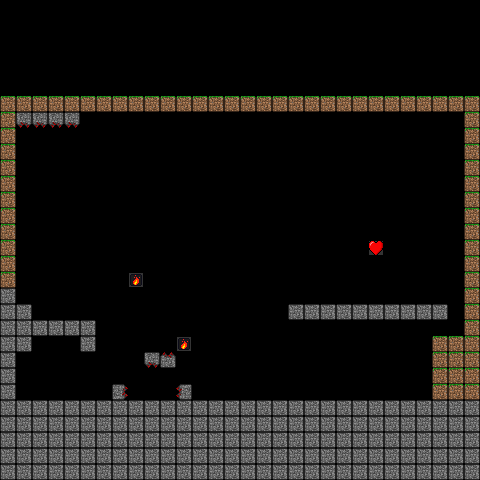

The image is a tile-based game level rendered from a .tmx file. Its description and source (layers, tilesets, objects; grid data summarised) follow:
An orthogonal 30x30 tile map with 16x16 px tiles, 1 tile layer (blocks) and 3 objects.

<map version="1.0" orientation="orthogonal" width="30" height="30" tilewidth="16" tileheight="16">
 <properties>
  <property name="height" value="30" />
  <property name="max_blocks" value="3:-1:-1" />
  <property name="width" value="30" />
 </properties>
 <tileset firstgid="1" source="blocks.tsx" />
 <layer name="blocks" width="30" height="30">
  <data>[900 cells, 268 non-empty, 10 distinct tile ids]</data>
 </layer>
 <objectgroup name="objects" width="30" height="30">
  <object x="32" y="352" width="16" height="16">
   <properties>
    <property name="spawn_point" value="" />
   </properties>
  </object>
  <object x="16" y="112" width="80" height="208">
   <properties>
    <property name="gravity" value="" />
   </properties>
  </object>
  <object x="304" y="320" width="128" height="80">
   <properties>
    <property name="gravity" value="" />
   </properties>
  </object>
 </objectgroup>
</map>
